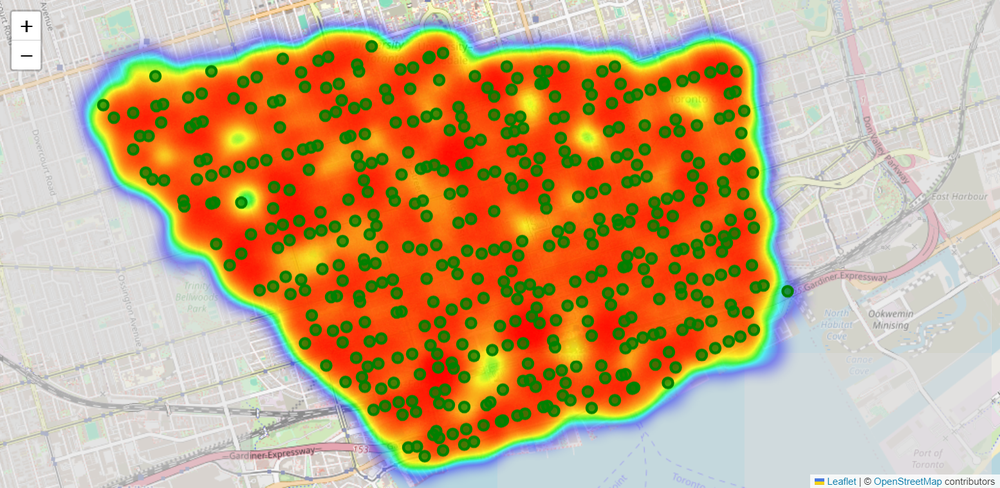
#> input picture map_image.png, 1000 x 488 px, shrunk from 1554 x 759 before the run
$ python env_updated.py
#> lines starting #> are read from the running program, lines starting #| are printed output that depends on the picture; after the words box and inside, x2 and y2 are one past the last pixel; in counts of white or black regions, pixels touching at a corner belong together
import sys
import cv2
import gymnasium
import numpy as np
from numpy.random import default_rng


class PIEnv(gymnasium.Env):

    def __init__(self, map, clean=None, regularizer=1e-6):
        # list of current vertices in the convex hull, key=id, value=bool
#> called with map = 'map_image.png', regularizer = 1e-06
        self.convexhull = {}
        # list of all intersections key=idm value=(x,y)
        self.intersection_dict = {}
        # list of all intersection and whether they are part of the convex hull key=id, value=bool
        self.intersection_state_dict = {}
        self.state = None
        # regularizer for the reward - proportional to the size of the area added
        self.regularizer = regularizer

        image = cv2.imread(map)
#> image is the input picture: shape (488, 1000, 3); mean B, G, R 126.3, 166, 199.1
        if clean is not None:
            self.clean = cv2.imread(clean)
        else:
            self.clean = image.copy()

            # Process green dots
            self._process_green_dots(image)

            # Initialize action space
            self.action_space = gymnasium.spaces.Discrete(len(self.intersection_dict))


        ### find the red zone
        self.heat_map = self._get_heatmap()
        """
        # find the green zones and their coordinates
        image_rgb = cv2.cvtColor(image, cv2.COLOR_BGR2RGB)
        lower_green = np.array([40, 150, 20])  # [40, 150, 150]) #[0, 150, 0])
        upper_green = np.array([75, 255, 160])  # [100, 255, 100]
        mask_dark_green = cv2.inRange(image_rgb, lower_green, upper_green)
        # Find contours of dark green dots within the red shape
        contours_dark_green, _ = cv2.findContours(mask_dark_green, cv2.RETR_EXTERNAL, cv2.CHAIN_APPROX_SIMPLE)

        # find the center of each green contour and filter out noisy contours

        index = 0
        for c in contours_dark_green:
            try:
                M = cv2.moments(c)
                cX = int(M["m10"] / M["m00"])
                cY = int(M["m01"] / M["m00"])
            except:
                continue

            self.intersection_dict[index] = (cX, cY)
            index = index + 1

        # Filter small contours
        index = 0
        green_points = []
        for contour in contours_dark_green:
            if cv2.contourArea(contour) > 5:  # Filter small noise
                M = cv2.moments(contour)
                if M["m00"] != 0:
                    cX = int(M["m10"] / M["m00"])
                    cY = int(M["m01"] / M["m00"])
                    green_points.append((cX, cY))
                    index += 1

        # update all intersections to be false - corresponding to empty convex hull
        for key, val in self.intersection_dict.items():
            self.intersection_state_dict[key] = False

        # action space is a scalar integer representing the index of an intersection
        self.action_space = gymnasium.spaces.Discrete(len(self.intersection_dict))
        """

    def _process_green_dots(self, image):
        """
        Detects green dots in the image and stores their centroids.
        """
        image_hsv = cv2.cvtColor(image, cv2.COLOR_BGR2HSV)
#> image_hsv: shape (488, 1000, 3); mean H, S, V 40.8, 118.3, 219.3

        # Define HSV thresholds for green dots
        lower_green = np.array([35, 150, 20])
        upper_green = np.array([85, 255, 120])

        # Create a mask for green regions
        mask_dark_green = cv2.inRange(image_hsv, lower_green, upper_green)
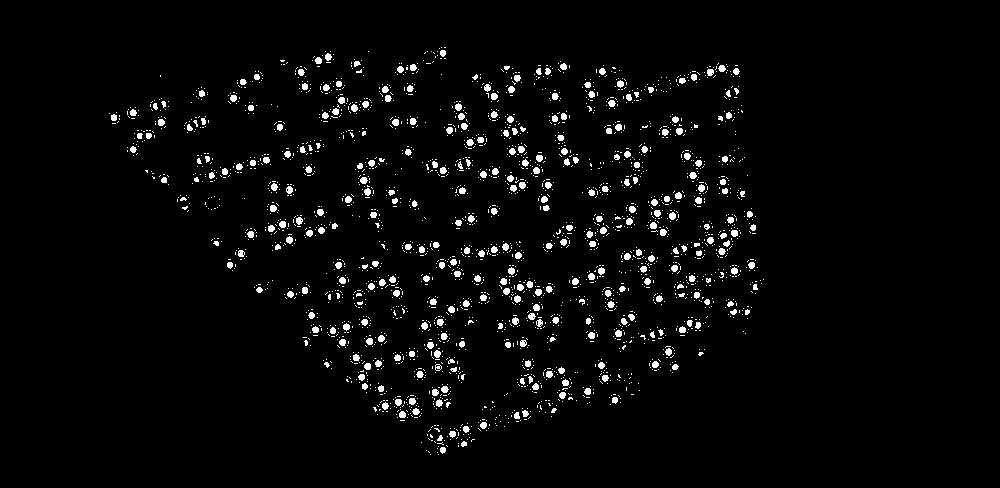
#> mask_dark_green: shape (488, 1000); 3.2% white; 2715 white regions (2384 under 20 px)

        # Find contours of green regions
        contours_dark_green, _ = cv2.findContours(mask_dark_green, cv2.RETR_EXTERNAL, cv2.CHAIN_APPROX_SIMPLE)
#> contours_dark_green = 2715 contours, 2433 with area under 20; largest, box (x1, y1, x2, y2) and area: (286, 186, 293, 194) 34, (536, 319, 543, 327) 33, (669, 212, 676, 220) 33, (296, 217, 303, 225) 32, (441, 386, 449, 393) 32

        # Extract centroids of green dots
        index = 0
        for contour in contours_dark_green:
            if cv2.contourArea(contour) > 5:  # Filter small noise
                M = cv2.moments(contour)
                if M["m00"] != 0:
                    cX = int(M["m10"] / M["m00"])
                    cY = int(M["m01"] / M["m00"])
                    self.intersection_dict[index] = (cX, cY)
                    self.intersection_state_dict[index] = False
                    index += 1
#> this loop made 2715 passes
#> (cX, cY) on passes 7, 14, 26, 33, 47, 57, 86, 90, 93, 103, 108, 139: (442, 449), (463, 443), (439, 437), (452, 433), (465, 428), (483, 424), (516, 415), (402, 414), (524, 413), (553, 409), (415, 411), (447, 403)
#> contour on passes 1 to 6: [[438, 454]], [[430, 454]], [[437, 452]], [[428, 451], [429, 452]], [[426, 450]], [[437, 448]]
#> after the loop, index = 355; self.intersection_dict = 355 items; self.intersection_state_dict = 355 items

    # [253 lines left out: functions reset, step, render, render_with_vertices, show, _get_state and 2 more, not called in this run]


if __name__ == "__main__":
    # Initialize the environment
#> (the run stopped early here; a loop or call above may not have finished)
